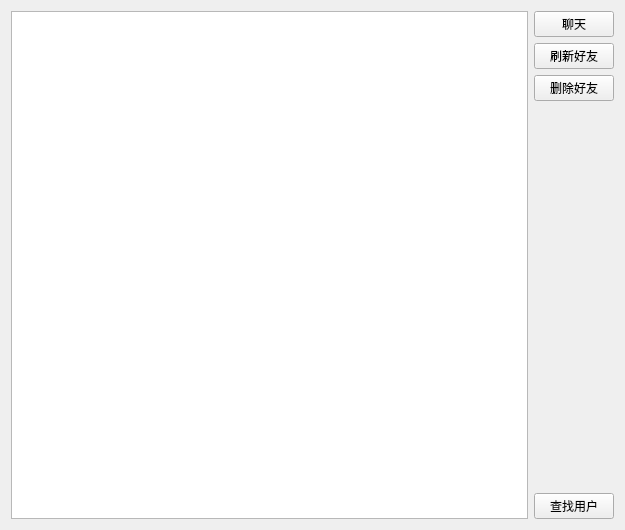
<?xml version="1.0" encoding="UTF-8"?>
<ui version="4.0">
 <class>FriendWindow</class>
 <widget class="QWidget" name="FriendWindow">
  <property name="geometry">
   <rect>
    <x>0</x>
    <y>0</y>
    <width>625</width>
    <height>530</height>
   </rect>
  </property>
  <property name="windowTitle">
   <string>好友列表</string>
  </property>
  <layout class="QVBoxLayout" name="verticalLayout_2">
   <item>
    <layout class="QHBoxLayout" name="horizontalLayout">
     <item>
      <widget class="QListWidget" name="listWidget"/>
     </item>
     <item>
      <layout class="QVBoxLayout" name="verticalLayout">
       <item>
        <widget class="QPushButton" name="btnchat">
         <property name="text">
          <string>聊天</string>
         </property>
        </widget>
       </item>
       <item>
        <widget class="QPushButton" name="btnRefresh">
         <property name="text">
          <string>刷新好友</string>
         </property>
        </widget>
       </item>
       <item>
        <widget class="QPushButton" name="btnDelete">
         <property name="text">
          <string>删除好友</string>
         </property>
        </widget>
       </item>
       <item>
        <spacer name="verticalSpacer">
         <property name="orientation">
          <enum>Qt::Vertical</enum>
         </property>
         <property name="sizeHint" stdset="0">
          <size>
           <width>20</width>
           <height>40</height>
          </size>
         </property>
        </spacer>
       </item>
       <item>
        <widget class="QPushButton" name="btnFindUser">
         <property name="text">
          <string>查找用户</string>
         </property>
        </widget>
       </item>
      </layout>
     </item>
    </layout>
   </item>
  </layout>
 </widget>
 <resources/>
 <connections/>
</ui>
